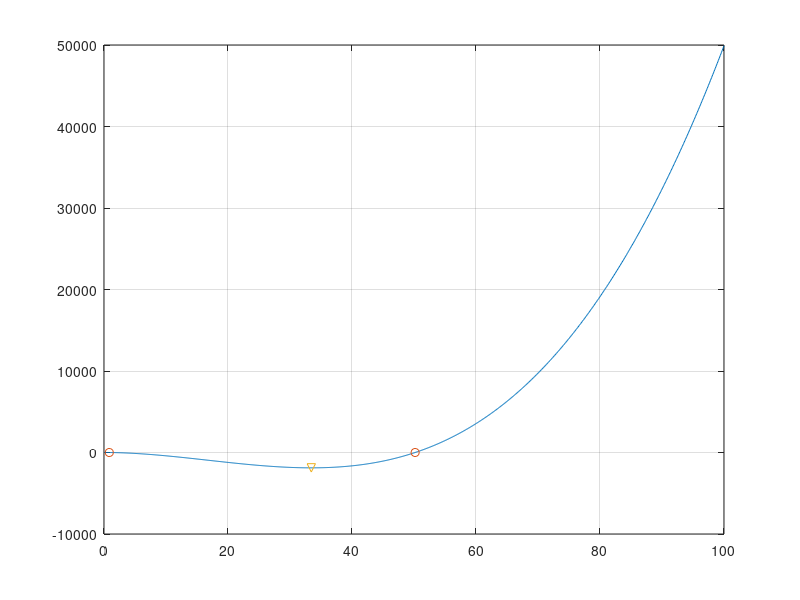

MATLAB code for this plot:
clear
x=linspace(0,100,1000);
y=inline('0.1*x.^3-5*x.^2-x+exp(-x)+4');
figure(1)
plot(x,y(x))
grid on
root_1=fzero(y, 0);
root_2=fzero(y, 50);
fprintf('The first root is %d.\n', root_1)
fprintf('The second root is %d.\n', root_2)
[x, minimal]=fminbnd(y,root_1,root_2);
fprintf('The minimal is %d.\n', minimal)
hold on
plot([root_1, root_2], [0, 0],'o', x, minimal, 'v')